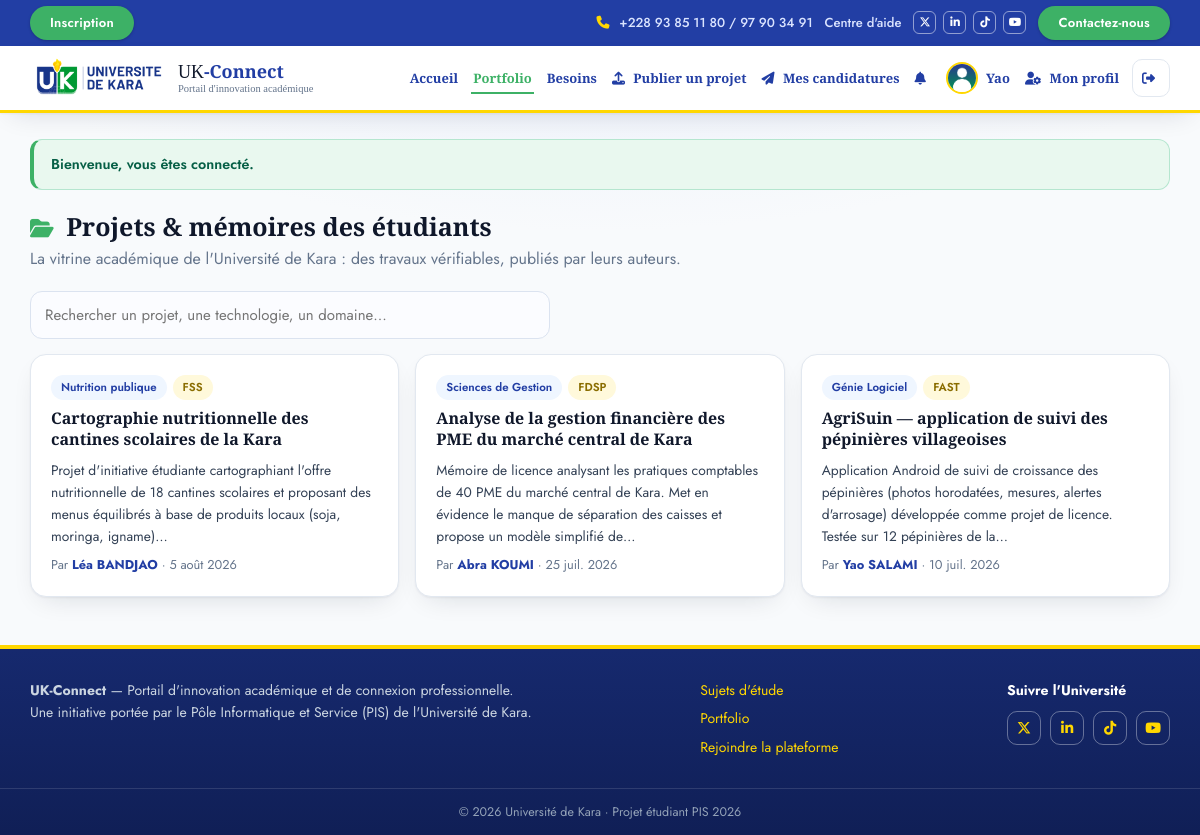
The app's page /projets.php (signed in) with its own data.
### tables this page shows
CREATE TABLE utilisateurs (
    id                INT UNSIGNED  NOT NULL AUTO_INCREMENT COMMENT 'Identifiant unique du compte',
    nom               VARCHAR(100)  NOT NULL                COMMENT 'Nom de famille',
    prenom            VARCHAR(100)  NOT NULL                COMMENT 'Prénom',
    email             VARCHAR(150)  NOT NULL                COMMENT 'Identifiant de connexion (unique)',
    telephone         VARCHAR(20)   NULL                    COMMENT 'Contact visible aux partenaires',
    mot_de_passe      VARCHAR(255)  NOT NULL                COMMENT 'Hachage password_hash (bcrypt/argon2) — JAMAIS en clair',
    role_id           TINYINT UNSIGNED NOT NULL             COMMENT 'Rôle du compte → roles(id)',
    id_faculte        INT UNSIGNED  NULL                    COMMENT 'Faculté de rattachement (étudiants)',
    nom_structure     VARCHAR(150)  NULL                    COMMENT 'Raison sociale (partenaires uniquement)',
    niveau_etudes     VARCHAR(60)   NULL                    COMMENT 'Niveau d''études actuel (Licence 3, Master 1, Ingénieur…)',
    photo_profil      VARCHAR(255)  NULL                    COMMENT 'Nom du fichier avatar',
    banniere_profil   VARCHAR(255)  NULL                    COMMENT 'Nom du fichier bannière de couverture',
    bio               TEXT          NULL                    COMMENT 'Présentation libre du profil',
    actif             BOOLEAN       NOT NULL DEFAULT TRUE   COMMENT 'Suppression douce : FALSE = compte désactivé',
    date_creation     TIMESTAMP     NOT NULL DEFAULT CURRENT_TIMESTAMP COMMENT 'Création du compte',
    date_modification TIMESTAMP     NOT NULL DEFAULT CURRENT_TIMESTAMP
                                    ON UPDATE CURRENT_TIMESTAMP COMMENT 'Dernière mise à jour (auto)',
    PRIMARY KEY (id),
    UNIQUE KEY uq_utilisateurs_email (email),
    KEY idx_utilisateurs_role (role_id),
    CONSTRAINT fk_utilisateurs_role     FOREIGN KEY (role_id)   REFERENCES roles(id)
                                        ON DELETE RESTRICT ON UPDATE CASCADE,
    CONSTRAINT fk_utilisateurs_faculte  FOREIGN KEY (id_faculte) REFERENCES facultes(id)
                                        ON DELETE SET NULL ON UPDATE CASCADE,
    CONSTRAINT chk_utilisateurs_email   CHECK (email LIKE '%_@_%._%'),
    CONSTRAINT chk_utilisateurs_mdp     CHECK (CHAR_LENGTH(mot_de_passe) >= 20)
                                         
                                         
);

CREATE TABLE projets_etudiants (
    id                  INT UNSIGNED NOT NULL AUTO_INCREMENT COMMENT 'Identifiant du projet',
    id_etudiant         INT UNSIGNED NOT NULL                COMMENT 'Auteur → utilisateurs(id)',
    titre_projet        VARCHAR(200) NOT NULL                COMMENT 'Titre du mémoire / projet',
    departement         VARCHAR(150) NULL                    COMMENT 'Domaine d''étude précis',
    resume_executif     TEXT         NOT NULL                COMMENT 'Résumé complet du projet',
    technologies_outils VARCHAR(255) NULL                    COMMENT 'Outils / méthodes utilisés',
    fichier_resume_pdf  VARCHAR(255) NULL                    COMMENT 'Nom du fichier PDF joint',
    date_publication    TIMESTAMP    NOT NULL DEFAULT CURRENT_TIMESTAMP COMMENT 'Mise en ligne',
    date_modification   TIMESTAMP    NOT NULL DEFAULT CURRENT_TIMESTAMP
                                     ON UPDATE CURRENT_TIMESTAMP COMMENT 'Dernière mise à jour (auto)',
    PRIMARY KEY (id),
    KEY idx_projets_etudiant_date (id_etudiant, date_publication),   
    FULLTEXT KEY ft_projets_recherche (titre_projet, resume_executif)  
);

CREATE TABLE facultes (
    id          INT UNSIGNED NOT NULL AUTO_INCREMENT COMMENT 'Identifiant de la faculté',
    nom_faculte VARCHAR(150) NOT NULL                COMMENT 'Intitulé complet de la faculté / institut',
    sigle       VARCHAR(20)  NOT NULL                COMMENT 'Sigle officiel (FLESH, FASEG…)',
    PRIMARY KEY (id),
    UNIQUE KEY uq_facultes_sigle (sigle)
);

### includes/auth.php (called while the page is built, shortened)
<?php
require_once __DIR__ . '/../config/database.php';
require_once __DIR__ . '/functions.php';
function current_user(): ?array
{
    static $cache = false;
    global $USER_COURANT;
    if ($cache !== false) return $USER_COURANT;
    $cache = true;
    $st = db()->prepare(
        'SELECT u.*, r.code AS role_code, f.sigle AS faculte_sigle
         FROM utilisateurs u
         JOIN roles r        ON r.id = u.role_id
         LEFT JOIN facultes f ON f.id = u.id_faculte
         WHERE u.id = ? AND u.actif = 1'
    );
    $st->execute([$_SESSION['user_id']]);
    $u = $st->fetch();
    $USER_COURANT = $u;
    return $u;
}
function est_etudiant(): bool  { $u = current_user(); return $u && $u['role_code'] === 'etudiant'; }
function est_partenaire(): bool{ $u = current_user(); return $u && $u['role_code'] === 'partenaire'; }
function est_admin(): bool     { $u = current_user(); return $u && $u['role_code'] === 'admin'; }

### config/database.php (called while the page is built, shortened)
<?php
function db(): PDO
{
    static $pdo = null;
    if ($pdo === null) {
        $dsn = 'mysql:host=' . DB_HOST . ';dbname=' . DB_NAME . ';charset=utf8mb4';
        try {
            $pdo = new PDO($dsn, DB_USER, DB_PASS, [
                PDO::ATTR_ERRMODE            => PDO::ERRMODE_EXCEPTION,
                PDO::ATTR_DEFAULT_FETCH_MODE => PDO::FETCH_ASSOC,
                PDO::ATTR_EMULATE_PREPARES   => false,
            ]);
        } catch (PDOException $e) {
            die('Impossible de se connecter à la base de données.
                 Vérifiez que MySQL est démarré dans XAMPP et que la base « ukconnect »
                 est importée (voir README.md).');
        }
    }
    return $pdo;
}

### projets.php (the view, shortened to what this page needs)
<?php
require_once __DIR__ . '/includes/auth.php';
$pdo = db();
$q = trim($_GET['q'] ?? '');
if ($q !== '') {
    $st = $pdo->prepare(
        'SELECT p.*, CONCAT(u.prenom, " ", u.nom) AS auteur, f.sigle AS faculte_sigle
         FROM projets_etudiants p
         JOIN utilisateurs u  ON u.id = p.id_etudiant AND u.actif = 1
         LEFT JOIN facultes f ON f.id = u.id_faculte
         WHERE MATCH(p.titre_projet, p.resume_executif) AGAINST(? IN NATURAL LANGUAGE MODE)
         ORDER BY p.date_publication DESC
         LIMIT 30'
    );
    $st->execute([$q]);
} else {
    $st = $pdo->query(
        'SELECT p.*, CONCAT(u.prenom, " ", u.nom) AS auteur, f.sigle AS faculte_sigle
         FROM projets_etudiants p
         JOIN utilisateurs u  ON u.id = p.id_etudiant AND u.actif = 1
         LEFT JOIN facultes f ON f.id = u.id_faculte
         ORDER BY p.date_publication DESC
         LIMIT 30'
    );
}
$projets = $st->fetchAll();
require __DIR__ . '/includes/header.php';
?>
<div class="page-titre">
  <h1><i class="fa-solid fa-folder-open"></i> Projets &amp; mémoires des étudiants</h1>
  <p>La vitrine académique de l'Université de Kara : des travaux vérifiables, publiés par leurs auteurs.</p>
</div>
<form method="get" class="champ" style="max-width:520px;">
  <input type="search" name="q" placeholder="Rechercher un projet, une technologie, un domaine…"
         value="<?= e($q) ?>">
</form>
<?php if (!$projets): ?>
  <p class="muted">
    <?= $q !== '' ? 'Aucun projet ne correspond à votre recherche.' : 'Aucun projet publié pour le moment.' ?>
  </p>
<?php else: ?>
<div class="grille-cartes">
  <?php foreach ($projets as $p): ?>
    <div class="carte">
      <div class="etiquettes">
        <?php if ($p['departement']): ?><span class="etiquette"><?= e($p['departement']) ?></span><?php endif; ?>
        <?php if ($p['faculte_sigle']): ?><span class="etiquette etiquette-or"><?= e($p['faculte_sigle']) ?></span><?php endif; ?>
      </div>
      <h3><a href="<?= url('projet-voir.php?id=' . (int)$p['id']) ?>"><?= e($p['titre_projet']) ?></a></h3>
      <p><?= e(extrait($p['resume_executif'])) ?></p>
      <span class="auteur">Par <a href="<?= url('etudiant.php?id=' . (int)$p['id_etudiant']) ?>"><b><?= e($p['auteur']) ?></b></a> · <?= date_fr($p['date_publication']) ?></span>
    </div>
  <?php endforeach; ?>
</div>
<?php endif; ?>
<?php require __DIR__ . '/includes/footer.php'; ?>

### includes/header.php (shortened to what this page needs)
<?php
require_once __DIR__ . '/auth.php';
$u = current_user();
$chemin = $_SERVER['SCRIPT_NAME'] ?? '';
$navActif = function (string $suffixe) use ($chemin): string {
    if ($suffixe === '/index.php' && str_ends_with($chemin, 'admin/index.php')) return '';
    return str_ends_with($chemin, $suffixe) ? ' nav-actif' : '';
};
?>
<!DOCTYPE html>
<html lang="fr">
<head>
<link rel="stylesheet" href="https://cdnjs.cloudflare.com/ajax/libs/font-awesome/6.5.1/css/all.min.css">
<link rel="stylesheet" href="<?= url('assets/css/style.css') ?>">
</head>
<body>
<div class="topbar">
  <div class="conteneur topbar-interieur">
    <a class="topbar-btn" href="<?= url('inscription.php') ?>">Inscription</a>
    <div class="topbar-droite">
      <a class="topbar-lien topbar-tel" href="tel:+22893851180">
        <i class="fa-solid fa-phone"></i> +228 93 85 11 80 / 97 90 34 91</a>
      <a class="topbar-lien topbar-aide" href="<?= url('verifier-installation.php') ?>">Centre d'aide</a>
      <span class="topbar-sociaux">
        <a href="https://x.com/KaraUniversite" target="_blank" rel="noopener" aria-label="X (Twitter)" title="X (Twitter)"><i class="fa-brands fa-x-twitter"></i></a>
        <a href="https://www.linkedin.com/school/universit%C3%A9-de-kara" target="_blank" rel="noopener" aria-label="LinkedIn" title="LinkedIn"><i class="fa-brands fa-linkedin-in"></i></a>
        <a href="https://www.tiktok.com/@univkara_togo" target="_blank" rel="noopener" aria-label="TikTok" title="TikTok"><i class="fa-brands fa-tiktok"></i></a>
        <a href="https://www.youtube.com/@universitedekaratv7082" target="_blank" rel="noopener" aria-label="YouTube" title="YouTube"><i class="fa-brands fa-youtube"></i></a>
      </span>
      <a class="topbar-btn" href="mailto:admin@ukconnect.tg">Contactez-nous</a>
    </div>
  </div>
</div>
<header class="barre">
  <div class="conteneur barre-interieur">
    <a class="logo" href="<?= url('index.php') ?>">
      <img src="<?= url('assets/images/logo-uk.png') ?>" alt="Université de Kara" class="logo-img">
      <span class="logo-texte">UK<strong>-Connect</strong>
        <small>Portail d'innovation académique</small>
      </span>
    </a>
    <nav class="nav" id="nav">
      <a href="<?= url('index.php') ?>" class="<?= $navActif('/index.php') ?>">Accueil</a>
      <a href="<?= url('projets.php') ?>" class="<?= $navActif('/projets.php') ?>">Portfolio</a>
      <a href="<?= url('sujets.php') ?>" class="<?= $navActif('/sujets.php') ?>">Besoins</a>
      <?php if (est_admin()): ?>
        <a href="<?= url('admin/index.php') ?>" class="nav-admin<?= $navActif('admin/index.php') ?>"><i class="fa-solid fa-user-shield"></i> Administration</a>
      <?php elseif (est_partenaire()): ?>
        <a href="<?= url('sujet-deposer.php') ?>" class="<?= $navActif('/sujet-deposer.php') ?>"><i class="fa-solid fa-plus"></i> Déposer un besoin</a>
        <a href="<?= url('partenaire-espace.php') ?>" class="<?= $navActif('/partenaire-espace.php') ?>"><i class="fa-solid fa-briefcase"></i> Mon espace</a>
      <?php elseif (est_etudiant()): ?>
        <a href="<?= url('projet-publier.php') ?>" class="<?= $navActif('/projet-publier.php') ?>"><i class="fa-solid fa-upload"></i> Publier un projet</a>
        <a href="<?= url('mes-candidatures.php') ?>" class="<?= $navActif('/mes-candidatures.php') ?>"><i class="fa-solid fa-paper-plane"></i> Mes candidatures</a>
      <?php endif; ?>
      <?php if ($u): ?>
        <a href="<?= url('notifications.php') ?>" title="Mes notifications" class="nav-cloche<?= $navActif('/notifications.php') ?>">
          <i class="fa-solid fa-bell"></i><span class="nav-libelle"> Notifications</span>
        </a>
        <?php
        $lienProfilNom = $u['role_code'] === 'etudiant'
            ? url('etudiant.php?id=' . (int)$u['id'])
            : url('profil.php');
        ?>
        <a class="nav-profil" href="<?= $lienProfilNom ?>"
           title="<?= $u['role_code'] === 'etudiant' ? 'Voir mon profil public (portfolio)' : 'Mon profil' ?>">
          <?php if (!empty($u['photo_profil'])): ?>
            <img class="nav-avatar" src="<?= url('assets/uploads/avatars/' . rawurlencode($u['photo_profil'])) ?>"
                 alt="Ma photo de profil">
          <?php else: ?>
            <span class="nav-avatar nav-avatar-initiales">
              <?= e(mb_strtoupper(mb_substr($u['prenom'], 0, 1) . mb_substr($u['nom'], 0, 1))) ?>
            </span>
          <?php endif; ?>
          <span class="nav-libelle"><?= e($u['prenom']) ?></span>
        </a>
        <?php if ($u['role_code'] === 'etudiant'): ?>
          <a href="<?= url('profil.php') ?>" class="<?= $navActif('/profil.php') ?>"><i class="fa-solid fa-user-gear"></i> Mon profil</a>
        <?php endif; ?>
        <a class="nav-ico" href="<?= url('deconnexion.php') ?>"
           title="Se déconnecter"><i class="fa-solid fa-right-from-bracket"></i></a>
      <?php endif; ?>
    </nav>
  </div>
</header>
<main class="conteneur principal">
<?= flash_afficher() ?>

### includes/functions.php (shortened to what this page needs)
<?php
function e(?string $v): string
{
    return htmlspecialchars((string)$v, ENT_QUOTES, 'UTF-8');
}
function url(string $chemin = ''): string
{
    return rtrim(BASE_URL, '/') . '/' . ltrim($chemin, '/');
}
function flash_afficher(): string
{
    $f = $_SESSION['flash'];
    $classe = $f['type'] === 'erreur' ? 'alerte alerte-rouge' : 'alerte alerte-verte';
    return '<div class="' . $classe . '">' . e($f['message']) . '</div>';
}
function date_fr(?string $ts): string
{
    $mois = [1=>'janv.','févr.','mars','avr.','mai','juin','juil.','août','sept.','oct.','nov.','déc.'];
    $t = strtotime($ts);
    return date('j', $t) . ' ' . $mois[(int)date('n', $t)] . ' ' . date('Y', $t);
}
function extrait(?string $texte, int $max = 180): string
{
    $texte = trim((string)$texte);
    $coupe = mb_substr($texte, 0, $max);
    return mb_substr($coupe, 0, mb_strrpos($coupe, ' ')) . '…';
}

### includes/footer.php (shortened to what this page needs)
</main>
<footer class="pied">
  <div class="conteneur pied-interieur">
    <div>
      <strong>UK-Connect</strong> — Portail d'innovation académique et de connexion professionnelle.
      <br>Une initiative portée par le Pôle Informatique et Service (PIS) de l'Université de Kara.
    </div>
    <div class="pied-liens">
      <a href="<?= url('sujets.php') ?>">Sujets d'étude</a>
      <a href="<?= url('projets.php') ?>">Portfolio</a>
      <a href="<?= url('inscription.php') ?>">Rejoindre la plateforme</a>
    </div>
    <div>
      <strong style="color:#fff;">Suivre l'Université</strong>
      <div class="pied-sociaux" style="margin-top:10px;">
        <a href="https://x.com/KaraUniversite" target="_blank" rel="noopener" aria-label="X (Twitter)"><i class="fa-brands fa-x-twitter"></i></a>
        <a href="https://www.linkedin.com/school/universit%C3%A9-de-kara" target="_blank" rel="noopener" aria-label="LinkedIn"><i class="fa-brands fa-linkedin-in"></i></a>
        <a href="https://www.tiktok.com/@univkara_togo" target="_blank" rel="noopener" aria-label="TikTok"><i class="fa-brands fa-tiktok"></i></a>
        <a href="https://www.youtube.com/@universitedekaratv7082" target="_blank" rel="noopener" aria-label="YouTube"><i class="fa-brands fa-youtube"></i></a>
      </div>
    </div>
  </div>
  <div class="pied-bas">© <?= date('Y') ?> Université de Kara · Projet étudiant PIS 2026</div>
</footer>
</body>
</html>

### records on screen
utilisateurs: photo_profil (picture), prenom "Yao"
projets_etudiants: departement "Nutrition publique", facultes.sigle "FSS", titre_projet "Cartographie nutritionnelle des cantines scolaires de la Kara", resume_executif "Projet d'initiative étudiante cartographiant l'offre nutritionnelle de 18 cantines scolaires et proposant des menus équilibrés à base de produits locaux (soja, moringa, igname)…", auteur "Léa BANDJAO", date_publication "5 août 2026"
projets_etudiants: departement "Sciences de Gestion", facultes.sigle "FDSP", titre_projet "Analyse de la gestion financière des PME du marché central de Kara", resume_executif "Mémoire de licence analysant les pratiques comptables de 40 PME du marché central de Kara. Met en évidence le manque de séparation des caisses et propose un modèle simplifié de…", auteur "Abra KOUMI", date_publication "25 juil. 2026"
projets_etudiants: departement "Génie Logiciel", facultes.sigle "FAST", titre_projet "AgriSuin — application de suivi des pépinières villageoises", resume_executif "Application Android de suivi de croissance des pépinières (photos horodatées, mesures, alertes d'arrosage) développée comme projet de licence. Testée sur 12 pépinières de la…", auteur "Yao SALAMI", date_publication "10 juil. 2026"

### other values on screen
$f['message'] "Bienvenue, vous êtes connecté."
